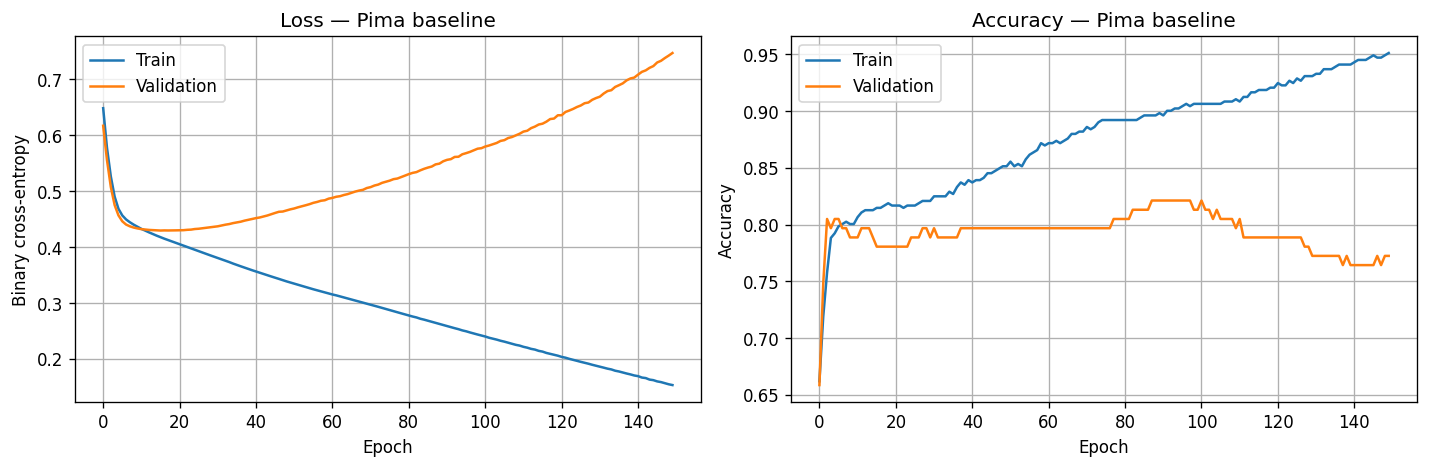

This figure's Python source:
from pathlib import Path
import numpy as np
import pandas as pd
import keras
from sklearn.model_selection import train_test_split
from sklearn.preprocessing import StandardScaler
from sklearn.metrics import (
    accuracy_score,
    classification_report,
    confusion_matrix
)

import matplotlib
matplotlib.use("Agg")

import matplotlib.pyplot as plt


#  CHARGEMENT DU DATASET

csv_path = Path("diabetes.csv")

if not csv_path.exists():
    raise FileNotFoundError(
        "Le fichier diabetes.csv est introuvable. "
        "Place-le dans le même dossier que ce script."
    )

df = pd.read_csv(csv_path)


print("=== PIMA DIABETES ===")
print("Shape :", df.shape)

print("\nColonnes :")
print(df.columns.tolist())

print("\nPremières lignes :")
print(df.head())


# VÉRIFICATION DES VALEURS MANQUANTES

print("\n=== VALEURS MANQUANTES ===")
print(df.isnull().sum())


#  DISTRIBUTION DES CLASSES

class_counts = df["Outcome"].value_counts().sort_index()
class_percentages = (
    df["Outcome"]
    .value_counts(normalize=True)
    .sort_index()
    * 100
)

print("\n=== DISTRIBUTION DES CLASSES ===")

for classe in class_counts.index:
    print(
        f"Classe {classe} : "
        f"{class_counts[classe]} "
        f"({class_percentages[classe]:.1f}%)"
    )


# Baseline naïve : toujours prédire la classe majoritaire
majority_baseline = class_counts.max() / len(df)

print(
    f"\nAccuracy d'un modèle qui prédit "
    f"toujours la classe majoritaire : "
    f"{majority_baseline:.4f}"
)


#  ZÉROS SUSPECTS

zero_suspect_columns = [
    "Glucose",
    "BloodPressure",
    "SkinThickness",
    "Insulin",
    "BMI"
]

print("\n=== ZÉROS SUSPECTS ===")

for column in zero_suspect_columns:
    zero_count = (df[column] == 0).sum()

    print(
        f"{column:20s} : {zero_count}"
    )


# SÉPARATION X / y

X = df.drop(
    columns=["Outcome"]
).copy()

y = df["Outcome"].astype(int).copy()


# SPLIT TRAIN / VALIDATION / TEST : 20 % pour le test.
# Puis 20 % du train restant pour la validation.
# stratify conserve la proportion des classes.

X_train_val, X_test, y_train_val, y_test = (
    train_test_split(
        X,
        y,
        test_size=0.20,
        random_state=42,
        stratify=y
    )
)

X_train, X_val, y_train, y_val = (
    train_test_split(
        X_train_val,
        y_train_val,
        test_size=0.20,
        random_state=42,
        stratify=y_train_val
    )
)


print("\n=== SHAPES ===")
print("Train      :", X_train.shape, y_train.shape)
print("Validation :", X_val.shape, y_val.shape)
print("Test       :", X_test.shape, y_test.shape)


# NORMALISATIO

scaler = StandardScaler()

X_train_norm = scaler.fit_transform(X_train)
X_val_norm = scaler.transform(X_val)
X_test_norm = scaler.transform(X_test)


#  CONSTRUCTION DU MODÈLE BASELINE

def build_pima_baseline(input_dim):
    """
    PMC baseline pour classification binaire.
    """

    model = keras.Sequential([
        keras.Input(shape=(input_dim,)),

        keras.layers.Dense(
            64,
            activation="relu"
        ),

        keras.layers.Dense(
            32,
            activation="relu"
        ),

        keras.layers.Dense(
            1,
            activation="sigmoid"
        )
    ])

    model.compile(
        optimizer="adam",
        loss="binary_crossentropy",
        metrics=["accuracy"]
    )

    return model


keras.utils.set_random_seed(42)

model = build_pima_baseline(
    input_dim=X_train_norm.shape[1]
)

model.summary()

#  ENTRAÎNEMENT

history = model.fit(
    X_train_norm,
    y_train,
    epochs=150,
    batch_size=32,
    validation_data=(
        X_val_norm,
        y_val
    ),
    verbose=1
)


#  RÉSULTATS DE VALIDATION

best_val_accuracy = max(
    history.history["val_accuracy"]
)

best_epoch = (
    int(
        np.argmax(
            history.history["val_accuracy"]
        )
    )
    + 1
)

print("\n=== VALIDATION ===")

print(
    f"Meilleure val_accuracy : "
    f"{best_val_accuracy:.4f}"
)

print(
    f"Meilleure epoch : "
    f"{best_epoch}"
)


#  ÉVALUATION TEST

test_loss, test_accuracy = model.evaluate(
    X_test_norm,
    y_test,
    verbose=0
)

test_probabilities = model.predict(
    X_test_norm,
    verbose=0
).flatten()

test_predictions = (
    test_probabilities >= 0.5
).astype(int)


print("\n=== TEST ===")

print(
    f"Test loss     : "
    f"{test_loss:.4f}"
)

print(
    f"Test accuracy : "
    f"{test_accuracy:.4f}"
)

print(
    f"Moyenne des probabilités positives : "
    f"{test_probabilities.mean():.4f}"
)

print(
    f"Proportion de classes prédites 1 : "
    f"{test_predictions.mean():.4f}"
)


#  MATRICE DE CONFUSION ET RAPPORT

print("\n=== MATRICE DE CONFUSION ===")

cm = confusion_matrix(
    y_test,
    test_predictions
)

print(cm)


print("\n=== RAPPORT DE CLASSIFICATION ===")

print(
    classification_report(
        y_test,
        test_predictions,
        digits=4
    )
)


# COURBES D'APPRENTISSAGE

fig, axes = plt.subplots(
    1,
    2,
    figsize=(12, 4)
)


axes[0].plot(
    history.history["loss"],
    label="Train"
)

axes[0].plot(
    history.history["val_loss"],
    label="Validation"
)

axes[0].set_title(
    "Loss — Pima baseline"
)

axes[0].set_xlabel("Epoch")
axes[0].set_ylabel("Binary cross-entropy")
axes[0].legend()
axes[0].grid()


axes[1].plot(
    history.history["accuracy"],
    label="Train"
)

axes[1].plot(
    history.history["val_accuracy"],
    label="Validation"
)

axes[1].set_title(
    "Accuracy — Pima baseline"
)

axes[1].set_xlabel("Epoch")
axes[1].set_ylabel("Accuracy")
axes[1].legend()
axes[1].grid()


plt.tight_layout()

plt.savefig(
    "phase4_pima_baseline.png",
    dpi=120,
    bbox_inches="tight"
)

plt.close()


print(
    "\nCourbes enregistrées dans : "
    "phase4_pima_baseline.png"
)
